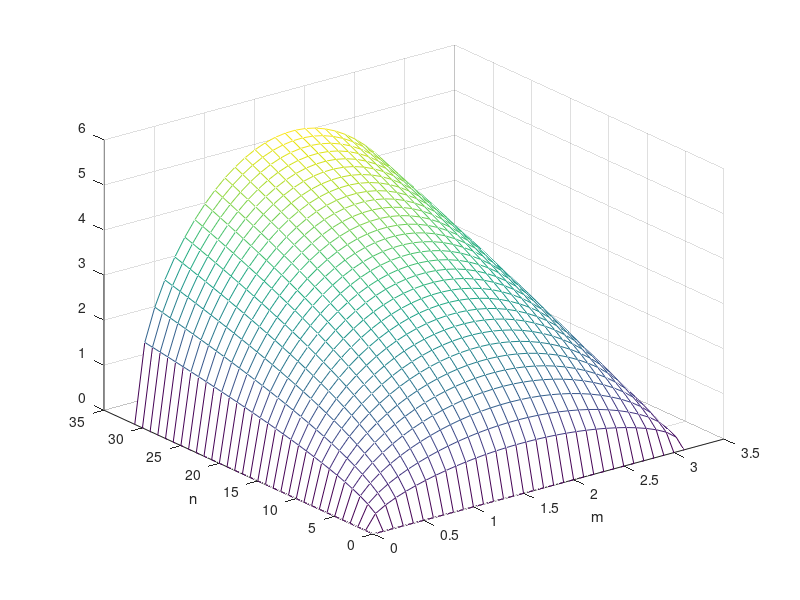

Write MATLAB code to recreate this figure.
% Grafica de p = sqrt(n*sen(m))

m = 0:0.1:pi;
n = 0:10*pi;

[M,N] = meshgrid(m,n);

P = sqrt(N.*sin(M));

mesh(M,N,P);
xlabel('m');
ylabel('n');
